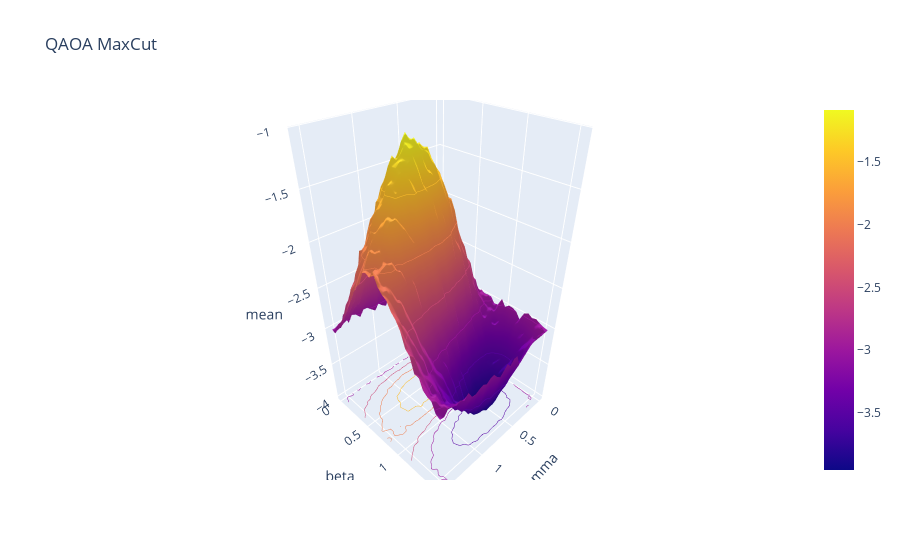

Notebook code cell kept with this figure:
### Code cell
# Plot landscape in 3D 

fig = go.Figure(data=go.Surface(z=landscape, x=gamma_range, y=beta_range))

fig.update_traces(contours_z=dict(show=True, usecolormap=True, highlightcolor='limegreen', project_z=True))


fig.update_layout(title="QAOA MaxCut", scene=dict(
    xaxis_title="gamma",
    yaxis_title="beta",
    zaxis_title="mean"
))

### Figure 1 — Plotly figure (JSON) as saved in the notebook; plotly's stock layout.template omitted (floating-point values rounded to 4 significant figures; data arrays with more than 128 entries replaced by an {"elided": "..."} marker saying what was removed)
{"data": [{"contours": {"z": {"highlightcolor": "limegreen", "project": {"z": true}, "show": true, "usecolormap": true}}, "type": "surface", "x": [0, 0.05, 0.1, 0.15, 0.2, 0.25, 0.3, 0.35, 0.4, 0.45, 0.5, 0.55, 0.6, 0.65, 0.7, 0.75, 0.8, 0.85, 0.9, 0.95, 1, 1.05, 1.1, 1.15, 1.2, 1.25, 1.3, 1.35, 1.4, 1.45, 1.5, 1.55], "y": [0, 0.05, 0.1, 0.15, 0.2, 0.25, 0.3, 0.35, 0.4, 0.45, 0.5, 0.55, 0.6, 0.65, 0.7, 0.75, 0.8, 0.85, 0.9, 0.95, 1, 1.05, 1.1, 1.15, 1.2, 1.25, 1.3, 1.35, 1.4, 1.45, 1.5, 1.55], "z": {"elided": "32x32 float values"}}], "layout": {"scene": {"xaxis": {"title": {"text": "gamma"}}, "yaxis": {"title": {"text": "beta"}}, "zaxis": {"title": {"text": "mean"}}}, "title": {"text": "QAOA MaxCut"}}}
